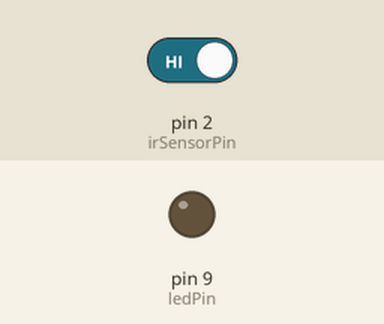
This sketch was run on a simulated Arduino Uno, built with avr-gcc and run on an emulated ATmega328P. Shown: output pins drawn as LEDs (lit = HIGH). Inputs (shaded band) come from the test bench; at power-on: pin 2 (irSensorPin) HIGH.

Above: at 1.2 s.
1.3 s: pin 2 (irSensorPin) driven LOW
At 2.87 s:
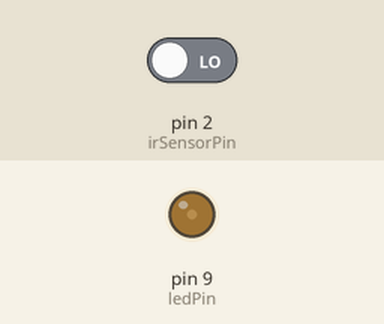
At 4.37 s:
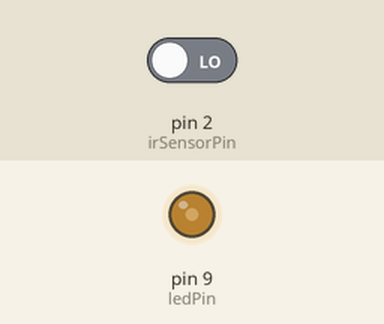
7.3 s: pin 2 (irSensorPin) driven HIGH
At 7.37 s:
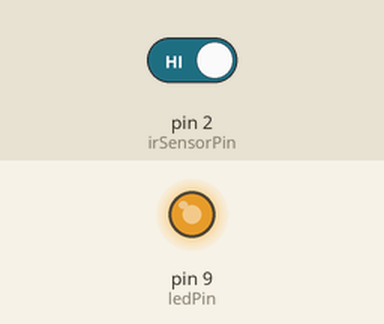
Timing chart, 0 to 10.6 s (numbered marks = the images above; inputs shaded):
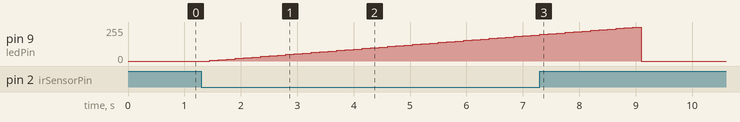

The sketch:

Smart_Streetlight.ino
```cpp
const int irSensorPin = 2; // IR sensor pin
const int ledPin = 9;      // LED pin
int fadeStep = 5;          // Step size for fading (adjust as needed)
int fadeDelay = 20;        // Delay between steps (adjust as needed)

void setup() {
  pinMode(irSensorPin, INPUT);
  pinMode(ledPin, OUTPUT);
  Serial.begin(9600);
}

void loop() {
  int obstacleDetected = digitalRead(irSensorPin);


  for (int brightness = 0; brightness <= 255; brightness += fadeStep) {
    if (obstacleDetected == LOW) {
      analogWrite(ledPin, brightness);
      delay(150);
    }

  // Sudden decrease in LED brightness
  analogWrite(ledPin, LOW);
  // Adjust the delay as needed for the low state duration
  }
}
```

Measured:
- after the input at 1.3 s, pin 9 (ledPin): moves from 0/255 to 195/255 over 5.7 s, starting after 0.15 s
- after the input at 7.3 s, pin 9 (ledPin): goes on until 9.1 s, then stays 0/255
